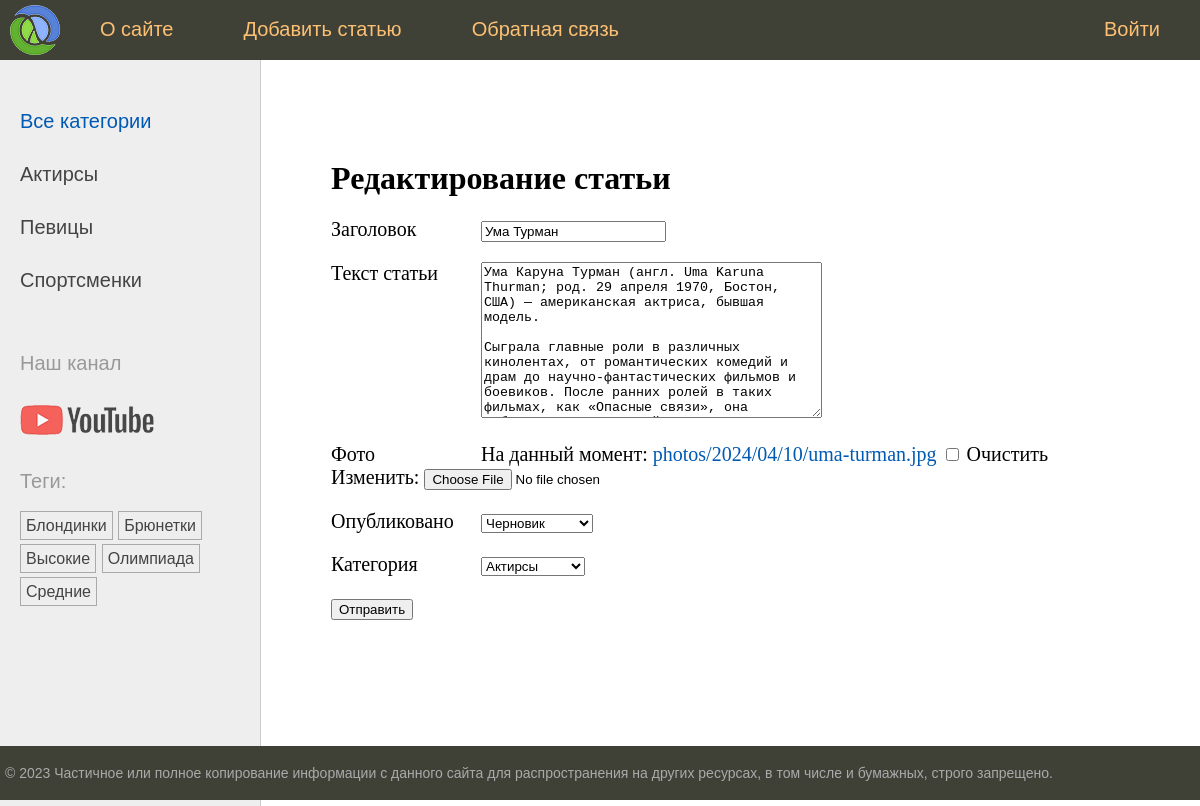
The app's page /edit/uma-turman/, older data.
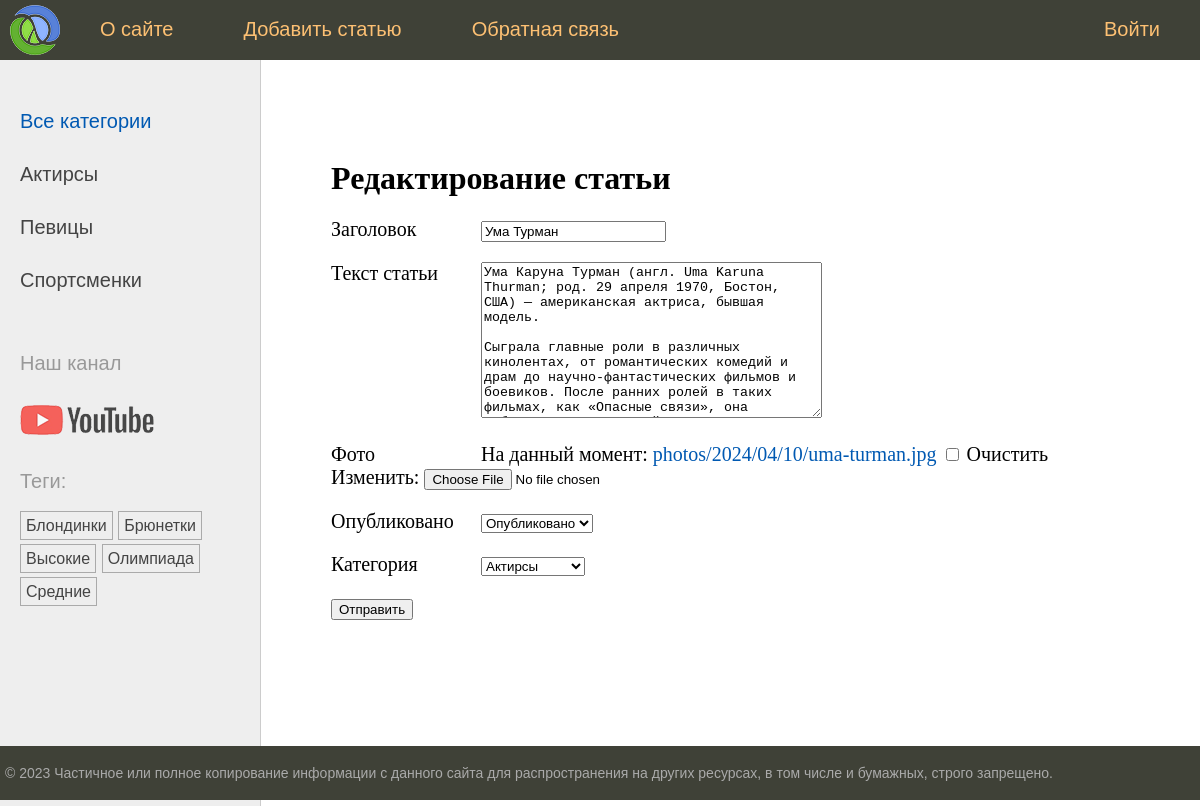
The same page, newer data.
### women/models.py (models this page shows, shortened)
class Women(models.Model):
    class Status(models.IntegerChoices):
        DRAFT = 0, 'Черновик'
        PUBLISHED = 1, 'Опубликовано'
    title = models.CharField(max_length=255, verbose_name='Заголовок')
    slug = models.SlugField(max_length=255, unique=True, db_index=True, verbose_name='Slug',
                            validators=[
                                 MinLengthValidator(5, message='Минимум 5 символов'),
                                 MaxLengthValidator(100, message='Максимум 100 символов'),
                             ])
    photo = models.ImageField(upload_to='photos/%Y/%m/%d', default=None,
                              blank=True, null=True, verbose_name='Фото')
    content = models.TextField(blank=True, verbose_name='Текст статьи')
    time_create = models.DateTimeField(auto_now_add=True, verbose_name='Время создания')
    time_update = models.DateTimeField(auto_now=True, verbose_name='Время изменения')
    is_published = models.BooleanField(choices=tuple(map(lambda x: (bool(x[0]), x[1]), Status.choices)),
                                       default=Status.DRAFT,
                                       verbose_name='Опубликовано')
    category = models.ForeignKey('Category', on_delete=models.PROTECT, related_name='posts', verbose_name='Категория')
    tags = models.ManyToManyField('TagPost', blank=True, related_name='tags', verbose_name='Тэги')
    husband = models.OneToOneField(
        'Husband',
        on_delete=models.SET_NULL,
        null=True, blank=True,
        related_name='women',
        verbose_name='Муж'
    )
    objects = models.Manager()
    published = PublisherManager()
    class Meta:
        verbose_name = 'Известные женщины'
        verbose_name_plural = 'Известные женщины'
        ordering = ['-time_create']
        indexes = [
            models.Index(fields=['-time_create'])
        ]

### women/views.py (the view)
# urls.py: path('edit/<slug:slug>/', views.UpdatePage.as_view(), name="edit_page"),
class UpdatePage(DataMixin, UpdateView):
    model = Women
    fields = ('title', 'content', 'photo', 'is_published', 'category')
    template_name = 'women/add_page.html'
    success_url = reverse_lazy('home')
    title_page = 'Редактирование статьи'

### women/models.py (called while the page is built)
    def __str__(self):
        return self.name

    def get_absolute_url(self):
        return reverse('category', kwargs={'category_slug': self.slug})

    def get_absolute_url(self):
        return reverse('tag', kwargs={'tag_slug': self.slug})

### women/templatetags/women_tags.py (called while the page is built)
@register.inclusion_tag('women/list_categories.html')
def show_categories(category_selected=0):
    cats = Category.objects.annotate(total=Count('posts')).filter(total__gt=0)
    return {'cats': cats, 'category_selected': category_selected}

@register.inclusion_tag('women/list_tags.html')
def show_all_tags():
    return {'tags': TagPost.objects.annotate(total=Count('tags')).filter(total__gt=0)}

### women/templates/women/add_page.html (shortened to what this page needs)
{% extends 'base.html' %}
{% block content %}
    <h1>{{ title }}</h1>
    <form action="" method="post" enctype="multipart/form-data">
        {% for f in form %}
            <p><label class="form-label" for="{{ f.id_for_label }}">{{ f.label }}</label>{{ f }}</p>
        {% endfor %}
        <p><button type="submit">Отправить</button></p>
    </form>
{% endblock %}

Row changes from the older to the newer data that the page shows:
changed Women "Ума Турман": is_published "Черновик" → "Опубликовано"
